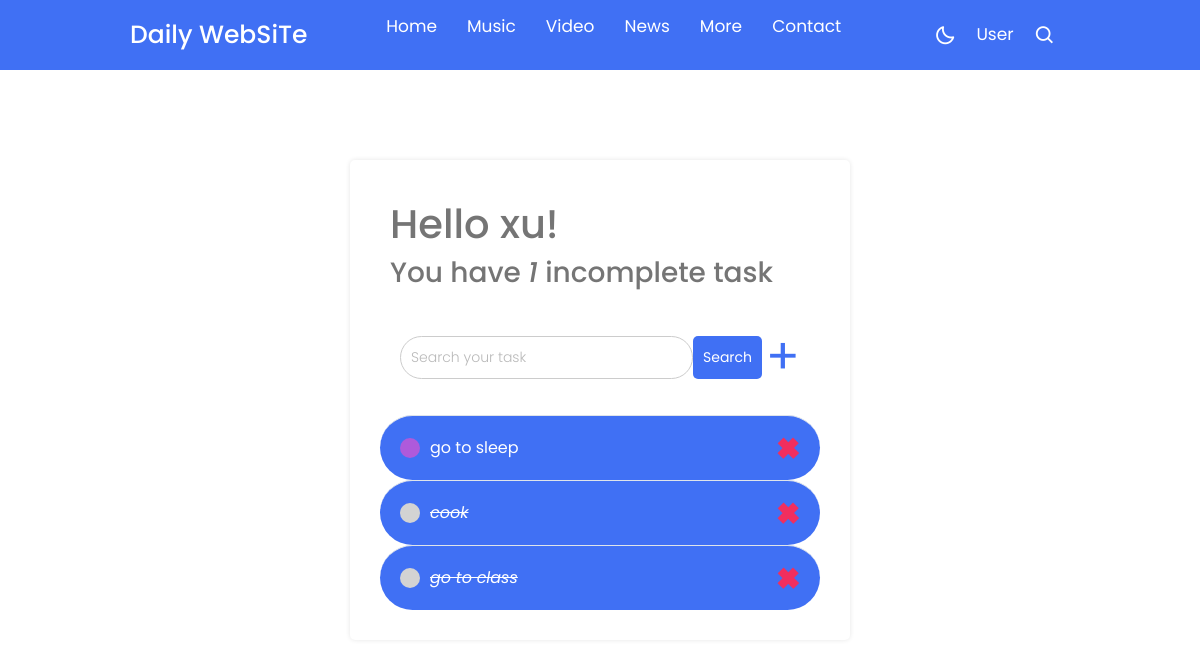
Before: /To_Do_List/tasks (signed in) with the older database file.
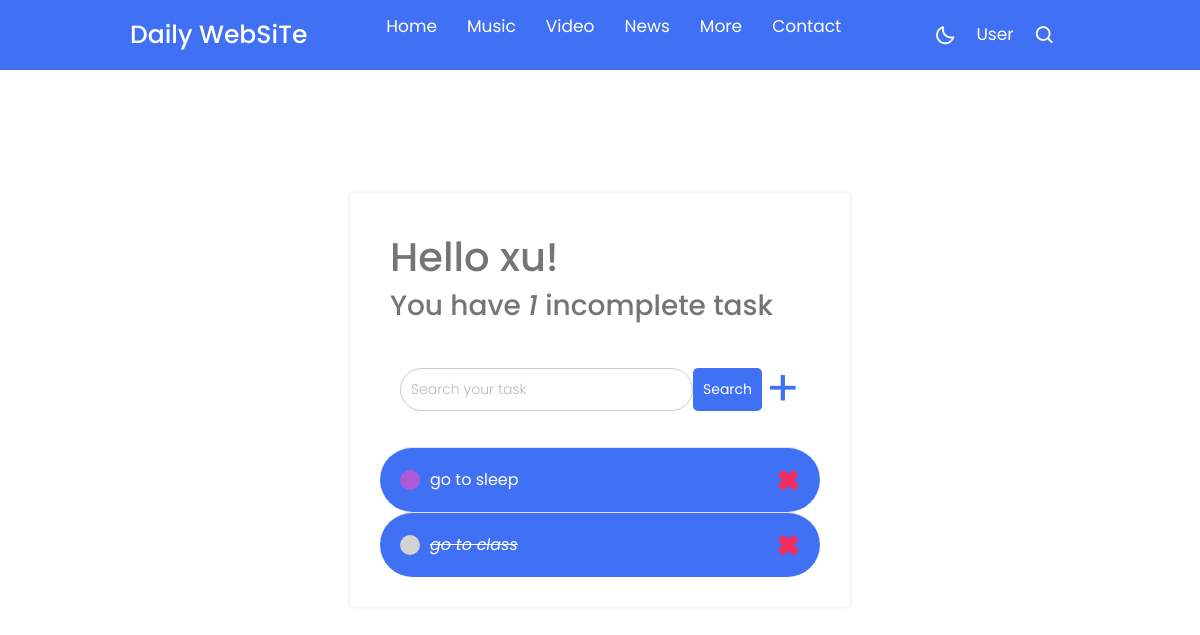
After: the same page with the newer database file.
### To_Do_List/models.py (models this page shows)
class Task(models.Model):
    user = models.ForeignKey(User,on_delete=models.CASCADE, null=True, blank=True)
    title = models.CharField(max_length=200)
    description = models.TextField(null=True, blank=True)
    complete= models.BooleanField(default=False)
    created= models.DateTimeField(auto_now_add=True)
    def __str__(self):
        return self.title
    class Meta:
        ordering = ['complete', 'created']

### To_Do_List/views.py (the view)
# urls.py: path('tasks',TaskList.as_view(),name='tasks'),
class TaskList(ListView):
    model = Task
    context_object_name = 'tasks'
    template_name = 'tasks/task_list.html'
    def get_context_data(self, **kwargs):
        context = super().get_context_data(**kwargs)
        context['tasks'] = context['tasks'].filter(user=self.request.user.id)
        context['count'] = context['tasks'].filter(complete=False).count()
        search_input = self.request.GET.get('search-area') or ''
        if search_input:
            context['tasks'] = context['tasks'].filter(
                title__contains=search_input)
        context['search_input'] = search_input
        return context

### temp/tasks/task_list.html
{% extends 'STY.html' %}
{% load static %}
{% block content %}
<link rel="stylesheet" href="{% static 'todo.css' %}">
<div class="container">
    <div class="header-bar">
        <div>
            <h1>Hello {{user.username}}!</h1>
            <h3 style="margin:0 ;">You have <i>{{count}}</i> incomplete task</h3>
        </div>
    </div>
    <div id="search-add-wrapper">
        <form method="GET" style="display: flex;">
            <input type='text' name='search-area' placeholder="Search your task" value="{{search_input}}">
            <input class="button" type="submit" value='Search'>
        </form>
        {% if tasks|length > 0 %}
        <a id="add-link" href="{% url 'To_Do_List:task-create' %}">&#x2b;</a>
        {% endif %}
    </div>
    <div id="tasklist" class="task-items-wrapper">
        {% for task in tasks %}
        <div class="task-wrapper" data-position="{{task.pk}}">
            <div class="task-title">
                {% if task.complete %}
                <div class="task-complete-icon"></div>
                <i><s><a href="{% url 'To_Do_List:task-update' task.id %}">{{task}}</a></s></i>
                {% else %}
                <div class="task-incomplete-icon"></div>
                <a href="{% url 'To_Do_List:task-update' task.id %}">{{task}}</a>
                {% endif %}
            </div>
            <div class="task-controls">
                <a class="delete-link" href="{% url 'To_Do_List:task-delete' task.id %}">&#215;</a>
            </div>
        </div>
        {% empty %}
        <div style="text-align: center; padding-bottom: 10px; line-height: 1em;">
            <h3>No new tasks are created.</h3>
            <h3>Create a <a style="text-decoration: none; color: #e53935;" href="{% url 'To_Do_List:task-create' %}">New task</a> ! </h3>
        </div>
        {% endfor %}
    </div>
</div>
{% endblock content %}

Changed rows visible on the page:
removed Task: title "cook"
